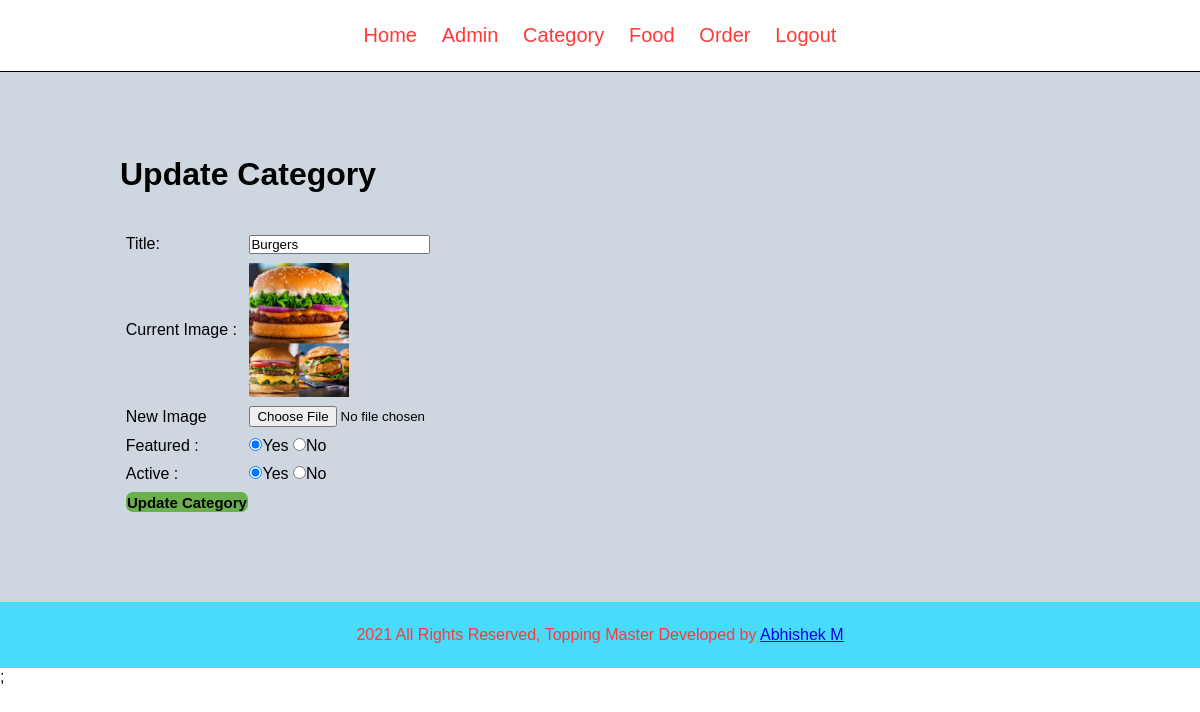
Screenshot of /admin/update-category.php?id=15 (signed in) with the database file from the repository.
### tables this page shows
CREATE TABLE `tbl_category` (
  `id` int(10) UNSIGNED NOT NULL,
  `title` varchar(100) NOT NULL,
  `image_name` varchar(255) NOT NULL,
  `featured` varchar(10) NOT NULL,
  `active` varchar(10) NOT NULL
);

### admin/update-category.php (the view, shortened to what this page needs)
<?php include('partial/menu.php');?>
<div class="main-content">
    <div class="wrapper">
        <h1>Update Category</h1>
        <br><br>
        <?php
            if(isset($_GET['id']))
            {
                $id = $_GET['id'];
                $sql = "SELECT * FROM tbl_category WHERE id=$id";
                $res = mysqli_query($conn,$sql);
                $count = mysqli_num_rows($res);
                if($count==1)
                {
                    $row = mysqli_fetch_assoc($res);
                    $title = $row['title'];
                    $current_image = $row['image_name'];
                    $featured = $row['featured'];
                    $active = $row['active'];
                }
                else
                {
                    $_SESSION['no-category-found'] = "<div class='error'>Category Not Found</div>";
                    header('location:'.SITEURL.'admin/manage-category.php');
                }
            }
            else
            {
                header('location:'.SITEURL.'admin/manage-category.php');
            }
        ?>
        <form action="" method="POST" enctype="multipart/form-data">
            <table class="tbl-30">
                <tr>
                    <td>Title:</td>
                    <td>
                        <input type="text" name="title" value="<?php echo $title ?>" >
                    </td>
                </tr>
                <tr>
                    <td>Current Image : </td>
                    <td>
                        <?php
                            if($current_image !="")
                            {
                                ?>
                                    <img src="<?php echo SITEURL;?>images/category/<?php echo $current_image;?> "  width="100px" >
                                <?php
                            }
                            else
                            {
                                echo "<div class='error'>Image not added</div>";
                            }
                        ?>
                    </td>
                </tr>
                <tr>
                    <td>New Image</td>
                    <td>
                        <input type="file" name="image" id="">
                    </td>
                </tr>
                <tr>
                    <td>Featured : </td>
                    <td>
                        <input <?php if($featured=="Yes"){echo "checked";} ?> type="radio" name="featured" value="Yes">Yes
                        <input <?php if($featured=="No"){echo "checked";} ?> type="radio" name="featured" value="No">No
                    </td>
                </tr>
                <tr>
                    <td>Active : </td>
                    <td>
                        <input <?php if($active=="Yes"){echo "checked";} ?> type="radio" name="active" value="Yes">Yes
                        <input <?php if($active=="No"){echo "checked";} ?> type="radio" name="active" value="No">No
                    </td>
                </tr>
                <tr>
                    <td>
                        <input type="submit" name="submit" value="Update Category" class="btn btn-secondary">
                    </td>
                </tr>
            </table>
        </form>
    </div>
</div>
<?php include('partial/footer.php')?>;

### css/owner.css (style rules this page uses)
* { margin: 0; padding: 0; font-family: Arial, Helvetica, sans-serif; }
.wrapper { width: 80%; padding:2%; margin: 0 auto; }
.tbl-30 { width:40%; }
table tr td { padding: 1%; text-align: left; }
.btn { padding: 1%; border: none; font-size: 15px; border-radius:7px; }
.btn-secondary { background-color: #6ab04c; padding: 1%; color: black; text-decoration: none; font-weight: bold; }
.main-content { background-color: #ced6e0; padding: 5% 0; }

### rows the page displays
tbl_category: title "Burgers", image_name (picture), featured "☑", active "☑"
